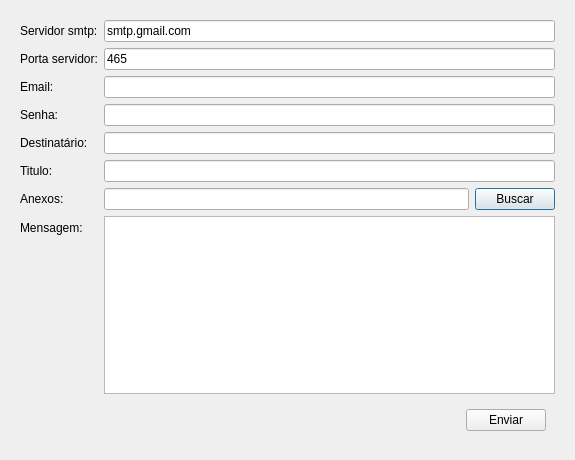
<?xml version="1.0" encoding="UTF-8"?>
<ui version="4.0">
 <class>SendMail</class>
 <widget class="QDialog" name="SendMail">
  <property name="geometry">
   <rect>
    <x>0</x>
    <y>0</y>
    <width>575</width>
    <height>460</height>
   </rect>
  </property>
  <property name="windowTitle">
   <string>Enviar e-mail</string>
  </property>
  <property name="locale">
   <locale language="Portuguese" country="Brazil"/>
  </property>
  <layout class="QHBoxLayout" name="horizontalLayout">
   <item>
    <widget class="QWidget" name="widget" native="true">
     <layout class="QFormLayout" name="formLayout">
      <item row="0" column="0">
       <widget class="QLabel" name="labelEmail_3">
        <property name="text">
         <string>Servidor smtp:</string>
        </property>
       </widget>
      </item>
      <item row="0" column="1">
       <widget class="QLineEdit" name="lineEditServidor">
        <property name="text">
         <string>smtp.gmail.com</string>
        </property>
       </widget>
      </item>
      <item row="1" column="0">
       <widget class="QLabel" name="labelEmail_2">
        <property name="text">
         <string>Porta servidor:</string>
        </property>
       </widget>
      </item>
      <item row="1" column="1">
       <widget class="QLineEdit" name="lineEditPorta">
        <property name="text">
         <string>465</string>
        </property>
       </widget>
      </item>
      <item row="2" column="0">
       <widget class="QLabel" name="labelEmail">
        <property name="text">
         <string>Email:</string>
        </property>
       </widget>
      </item>
      <item row="2" column="1">
       <widget class="QLineEdit" name="lineEditEmail"/>
      </item>
      <item row="3" column="0">
       <widget class="QLabel" name="labelPasswd">
        <property name="text">
         <string>Senha:</string>
        </property>
       </widget>
      </item>
      <item row="3" column="1">
       <widget class="QLineEdit" name="lineEditPasswd">
        <property name="echoMode">
         <enum>QLineEdit::Password</enum>
        </property>
       </widget>
      </item>
      <item row="4" column="0">
       <widget class="QLabel" name="labelDest">
        <property name="text">
         <string>Destinatário:</string>
        </property>
       </widget>
      </item>
      <item row="4" column="1">
       <widget class="QLineEdit" name="lineEditDest"/>
      </item>
      <item row="5" column="0">
       <widget class="QLabel" name="labelTitulo">
        <property name="text">
         <string>Titulo:</string>
        </property>
       </widget>
      </item>
      <item row="5" column="1">
       <widget class="QLineEdit" name="lineEditTitulo"/>
      </item>
      <item row="6" column="0">
       <widget class="QLabel" name="labelAnexo">
        <property name="text">
         <string>Anexos:</string>
        </property>
       </widget>
      </item>
      <item row="6" column="1">
       <layout class="QHBoxLayout" name="horizontalLayout_3">
        <item>
         <widget class="QLineEdit" name="lineEditAnexo"/>
        </item>
        <item>
         <widget class="QPushButton" name="pushButtonBuscar">
          <property name="text">
           <string>Buscar</string>
          </property>
         </widget>
        </item>
       </layout>
      </item>
      <item row="7" column="0">
       <widget class="QLabel" name="labelMensagem">
        <property name="text">
         <string>Mensagem:</string>
        </property>
       </widget>
      </item>
      <item row="7" column="1">
       <widget class="QTextEdit" name="textEdit"/>
      </item>
      <item row="8" column="0" colspan="2">
       <widget class="QWidget" name="widget_2" native="true">
        <layout class="QHBoxLayout" name="horizontalLayout_2">
         <item>
          <spacer name="horizontalSpacer">
           <property name="orientation">
            <enum>Qt::Horizontal</enum>
           </property>
           <property name="sizeHint" stdset="0">
            <size>
             <width>40</width>
             <height>20</height>
            </size>
           </property>
          </spacer>
         </item>
         <item>
          <widget class="QPushButton" name="pushButtonEnviar">
           <property name="text">
            <string>Enviar</string>
           </property>
          </widget>
         </item>
        </layout>
       </widget>
      </item>
     </layout>
    </widget>
   </item>
  </layout>
 </widget>
 <tabstops>
  <tabstop>lineEditEmail</tabstop>
  <tabstop>lineEditPasswd</tabstop>
  <tabstop>lineEditDest</tabstop>
  <tabstop>lineEditTitulo</tabstop>
  <tabstop>lineEditAnexo</tabstop>
  <tabstop>pushButtonBuscar</tabstop>
  <tabstop>textEdit</tabstop>
 </tabstops>
 <resources/>
 <connections/>
</ui>
